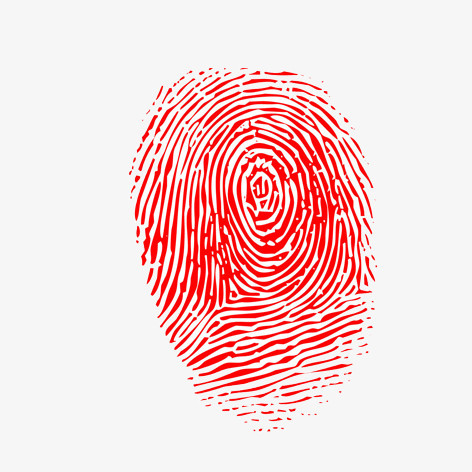
#> input picture 780.jpg, 472 x 472 px
$ python 11.py
#> lines starting #> are read from the running program, lines starting #| are printed output that depends on the picture; after the words box and inside, x2 and y2 are one past the last pixel; in counts of white or black regions, pixels touching at a corner belong together
#> further down, img is the input picture: PIL image 472x472 RGB; mean R, G, B 246.4, 213.8, 213.7
""" 编一个程序实现如下功能：
1、	读入一幅指纹图像（自己找）；
2、	对图像进行二值化（方法自定，可以是阈值法）；
2、采用形态学骨架提取和距离变换骨架提取两种算法分别提取图像骨架；
3、采用裁剪算法，并分析其效果。 """

import numpy as np
import matplotlib.pyplot as plt
from PIL import Image
from cv2 import cv2


def binary(img, T=125, Tmin=10, time_max=1000):
#> called with T = 125, Tmin = 0.01, time_max = 1000
    Gh = 255
    Gl = 0
    t = 0
    img_L = np.array([i for j in img for i in j])
    img_bin = img
    T0 = 0
    while abs(T - T0) >= Tmin and t <= time_max:
        T0 = T
        Gh = np.sum(img_L[img_L > T]) / (np.sum(img_L > T))
        Gl = np.sum(img_L[img_L <= T]) / (np.sum(img_L <= T))
        T = (Gh + Gl) / 2
        t = t + 1
#> this loop made 4 passes
#> (T0, Gh, Gl, T) on passes 2 to 4: (133.8, 244.7, 25.3, 135), (135, 244.8, 25.84, 135.3), (135.3, 244.8, 25.84, 135.3)
#> (Gh, Gl, T) on pass 1: (244.5, 23.13, 133.8)
#> after the loop, t = 4
    np.putmask(img_bin, img_bin >= T, 255)
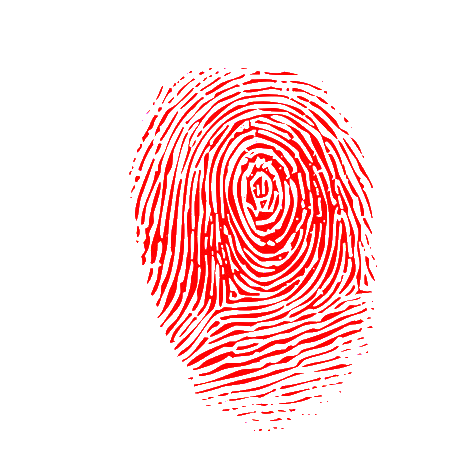
#> img_bin: shape (472, 472, 3); mean R, G, B 255, 223.3, 223.4
    np.putmask(img_bin, img_bin < T, 0)
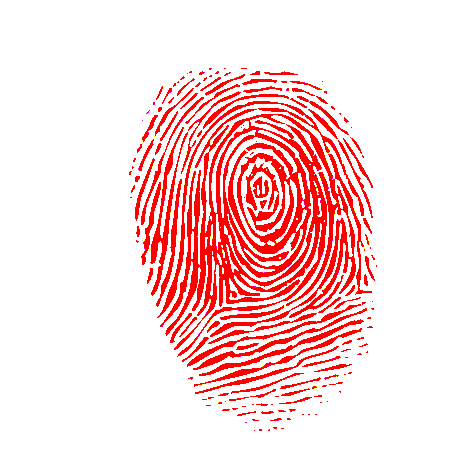
#> img_bin: shape (472, 472, 3); 12.42% of pixels changed, all inside (x1, y1, x2, y2) = (129, 68, 377, 431)
    img_bin = 255 - img_bin
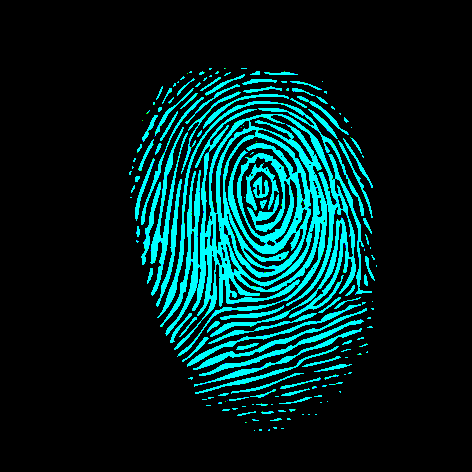
#> img_bin: shape (472, 472, 3); mean R, G, B 0, 35.2, 35.3
    return img_bin


#####腐蚀#######
def werode(f, B):
    L, h = f.shape
    wW, hW = B.shape
    wp, hp = wW // 2, hW // 2
    SB = np.sum(B)
    """ padding """
    row_pad_up = np.zeros((wp, h))
    row_pad_down = np.zeros((wp, h))
    col_pad_left = np.zeros((L + 2 * wp, hp))
    col_pad_right = np.zeros((L + 2 * wp, hp))  ##扩充的行列块初始化全为零
    img_p = np.row_stack((row_pad_up, f, row_pad_down))
    img_p = np.column_stack((col_pad_left, img_p, col_pad_right))
    """ 卷积操作 """
    out_img = np.zeros((L, h))  # 输出图像初始化
    w_img = np.zeros((wW, hW))  # 定义一个原始图像中与卷积核对应矩阵
    W = B
    for i in range(L):
        for j in range(h):
            w_img = img_p[i:i + wW, j:j + hW]
            if SB == np.sum(W * w_img):
                out_img[i, j] = 1
    out_img = np.clip(out_img, 0, 255)
    return out_img


##############膨胀###################
# [22 lines left out: function wdilate, not called in this run]


###########开运算###################
def wopen(img, B):
    return wdilate(werode(img, B), B)


###############闭运算###############
def wclose(img, B):
    return werode(wdilate(img, B), B)


################击中操作#################
# [16 lines left out: functions whit, hit, not called in this run]


##############细化,单一操作#################
def wthin(img, B):
    return img - hit(img, B)


##############细化过程##########################
# [42 lines left out: functions wthinp, distanceTrans, local_max, not called in this run]


################骨架提取,全是自己写的############
def wextract_sketon(img, B, method='shape'):
#> called with B = array of shape (3, 3), method = 'shape'
    if method == 'shape':  ####形态学骨架提取
        k = 0
        A_kB = img
        SkA = A_kB - wopen(A_kB, B)
        SA = SkA
        while np.any(A_kB) and k < 20:
            A_kB = werode(A_kB, B)
            SkA = A_kB - wopen(A_kB, B)
            k += 1
            SA = np.clip(SkA + SA, 0, 1)
            plt.imshow(SA, cmap='gray')
            plt.pause(1)
            plt.close()
        print(k)
        return SA
    elif method == 'distance':
        print('distance')
        A_edge = img - cv2.erode(img, B)
        A_distance = distanceTrans(A_edge)
        A_lomax = local_max(A_distance)
        A = A_lomax * img
        return A * 255
    return


# [50 lines of commented-out code are left out]

if __name__ == "__main__":
    img = Image.open("780.jpg")
    img = np.array(img)
    plt.rcParams['font.sans-serif'] = ['SimHei']
    plt.rcParams['axes.unicode_minus'] = False
    plt.figure(1)
    plt.subplot(1, 2, 1)
    plt.title('指纹原图')
    plt.imshow(img, cmap="gray")
    plt.subplot(1, 2, 2)
    plt.hist(img.ravel(), 256, [0, 256])
    plt.title('灰度直方图')

    plt.figure(2)
    plt.subplot(1, 2, 1)
    img_bin = binary(img, Tmin=0.01)
    plt.imshow(img_bin, cmap="gray")
    plt.title('二值化')
    plt.subplot(1, 2, 2)
    plt.hist(img_bin.ravel(), 256, [0, 256])
    plt.title('二值化后灰度直方图')

    plt.figure(3)
    B = np.ones((3, 3), np.uint8)
#> (the run stopped early here; a loop or call above may not have finished)
